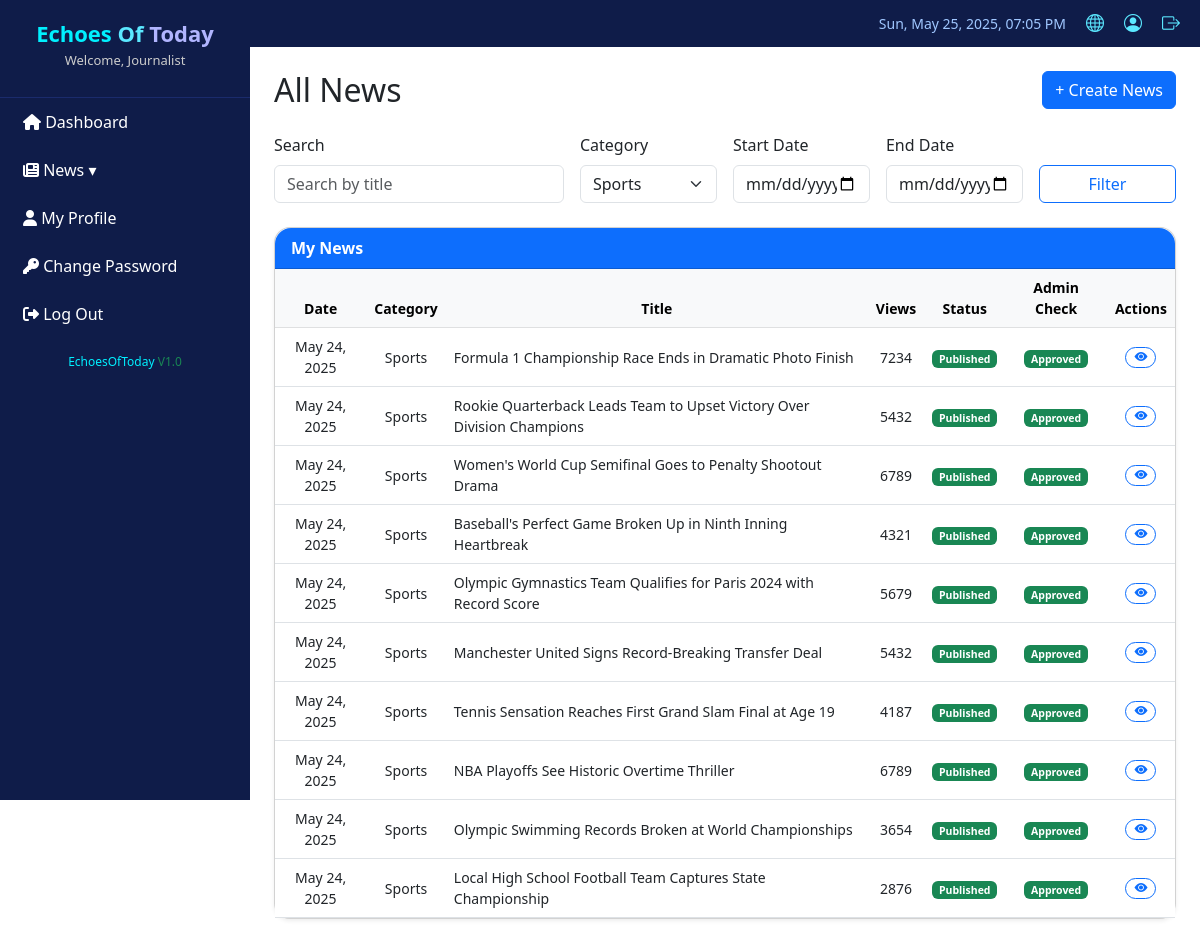
Before: /journalist/allNews.php?category=2 with the older database file.
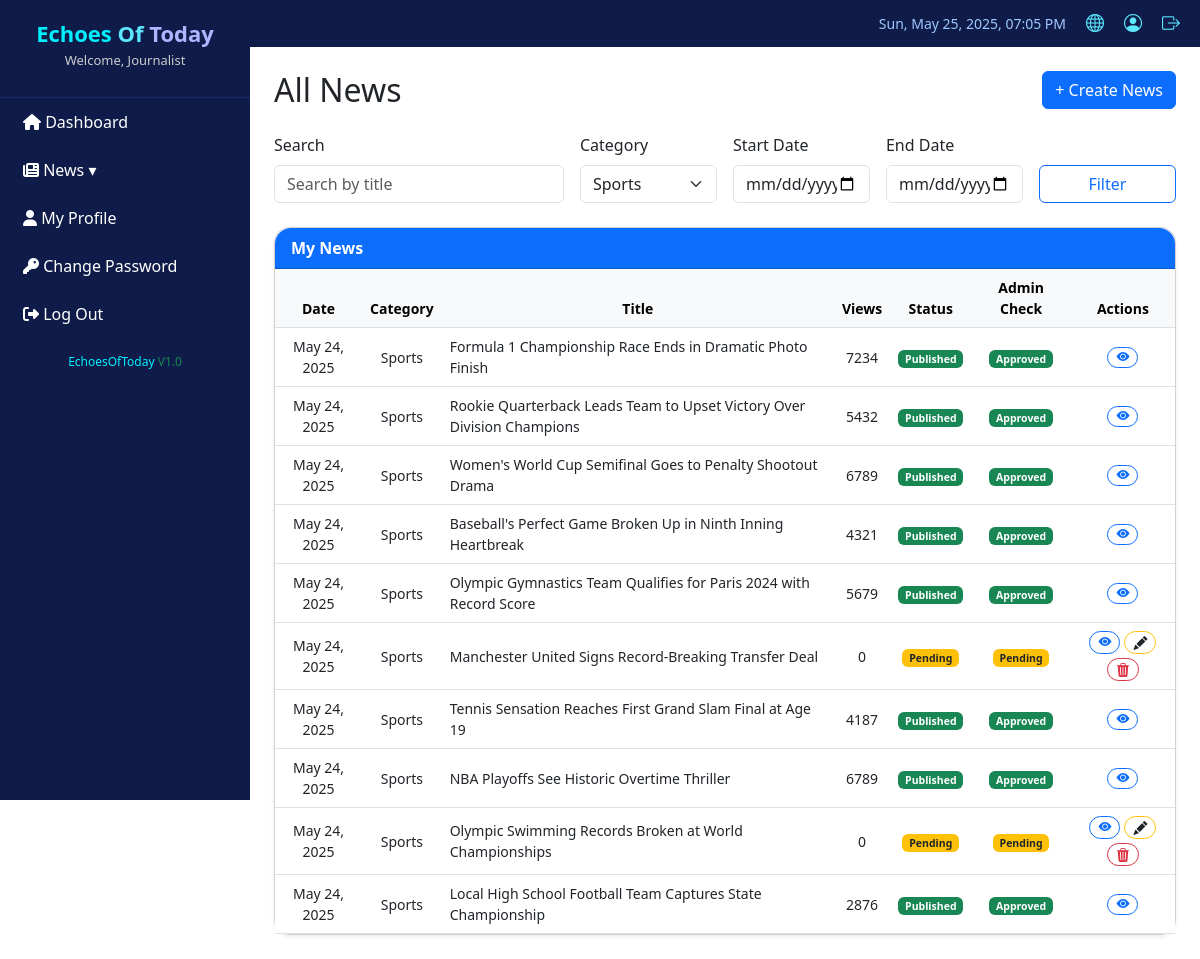
After: the same page with the newer database file.
### tables this page shows
CREATE TABLE `articles` (
  `id` int(11) NOT NULL,
  `title` varchar(255) NOT NULL,
  `slug` varchar(255) NOT NULL,
  `content` longtext NOT NULL,
  `excerpt` text DEFAULT NULL,
  `featured_image` varchar(255) DEFAULT NULL,
  `author_id` int(11) NOT NULL,
  `category_id` int(11) NOT NULL,
  `status` enum('pending_review','published','rejected') DEFAULT 'pending_review',
  `is_featured` tinyint(1) DEFAULT 0,
  `trending` tinyint(1) DEFAULT 0,
  `youtube_link` varchar(255) DEFAULT NULL,
  `has_video` tinyint(1) DEFAULT 0,
  `view_count` int(11) DEFAULT 0,
  `published_at` timestamp NULL DEFAULT NULL,
  `created_at` timestamp NOT NULL DEFAULT current_timestamp(),
  `updated_at` timestamp NOT NULL DEFAULT current_timestamp() ON UPDATE current_timestamp(),
  `tags` varchar(255) DEFAULT NULL
);

CREATE TABLE `categories` (
  `id` int(11) NOT NULL,
  `name` varchar(50) NOT NULL,
  `slug` varchar(50) NOT NULL,
  `description` text DEFAULT NULL,
  `is_active` tinyint(1) DEFAULT 1,
  `display_order` int(11) DEFAULT 0,
  `created_at` timestamp NOT NULL DEFAULT current_timestamp(),
  `updated_at` timestamp NOT NULL DEFAULT current_timestamp() ON UPDATE current_timestamp()
);

### journalist/allNews.php (the view, shortened to what the changed rows need)
<?php
include('../includes/db_connection.php');
$journalist_id = $_SESSION['user_id'] ?? 2;
$journalist_id = intval($journalist_id);
$category = $_GET['category'] ?? 'all';
?>
<!DOCTYPE html>
<html lang="en">
<head>
  <link rel="stylesheet" href="css/journalist_style.css">
  <link href="https://cdn.jsdelivr.net/npm/bootstrap@5.3.0/dist/css/bootstrap.min.css" rel="stylesheet" />
  <link href="https://cdn.jsdelivr.net/npm/bootstrap-icons/font/bootstrap-icons.css" rel="stylesheet" />
</head>
<body>
  <div class="d-flex">
    <?php include 'journalistNavBar.php'; ?>
    <div class="container-fluid p-0" style="margin-left: 250px;">
      <?php include 'header.php'; ?>
      <div class="p-4">
        <div class="d-flex justify-content-between align-items-center mb-4">
          <h2 class="mb-0">All News</h2>
        </div>
        <?php
        $query = "
          SELECT a.*, c.name AS category_name
          FROM articles a
          LEFT JOIN categories c ON a.category_id = c.id
          WHERE a.author_id = $journalist_id
        ";
        if ($category !== 'all') {
          $category = mysqli_real_escape_string($conn, $category);
          $query .= " AND a.category_id = '$category'";
        }
        $query .= " ORDER BY a.created_at DESC";
        $articles_result = mysqli_query($conn, $query);
        $show_edit_column = true;
        include 'newsTable.php';
        ?>
      </div>
    </div>
  </div>
</body>
</html>

### journalist/newsTable.php (shortened to what the changed rows need)
<div class="card shadow-sm rounded-4">
  <div class="card-body p-0">
    <table class="table table-hover align-middle mb-0">
      <thead class="table-light text-center">
        <tr>
          <th scope="col">Date</th>
          <th scope="col">Category</th>
          <th scope="col">Title</th>
          <th scope="col">Views</th>
          <th scope="col">Status</th>
          <th scope="col">Admin Check</th>
          <?php if (isset($show_edit_column) && $show_edit_column): ?>
            <th scope="col">Actions</th>
          <?php endif; ?>
        </tr>
      </thead>
      <tbody>
        <?php while ($article = mysqli_fetch_assoc($articles_result)): ?>
          <tr class="text-center">
            <td><?= date("M d, Y", strtotime($article['created_at'])) ?></td>
            <td><?= htmlspecialchars($article['category_name']) ?></td>
            <td class="text-start"><?= htmlspecialchars($article['title']) ?></td>
            <td><?= intval($article['view_count']) ?></td>
            <td>
              <?php
              switch ($article['status']) {
                case 'published':
                  echo '<span class="badge bg-success">Published</span>';
                  break;
                case 'pending_review':
                  echo '<span class="badge bg-warning text-dark">Pending</span>';
                  break;
              }
              ?>
            </td>
            <td>
              <?php
              switch ($article['status']) {
                case 'published':
                  echo '<span class="badge bg-success">Approved</span>';
                  break;
                case 'pending_review':
                  echo '<span class="badge bg-warning text-dark">Pending</span>';
                  break;
              }
              ?>
            </td>
            <?php if (isset($show_edit_column) && $show_edit_column): ?>
              <td>
                <div class="d-flex justify-content-center gap-1 flex-wrap">
                  <a href="viewNews.php?id=<?= $article['id'] ?>" class="btn btn-outline-primary btn-sm py-0 px-2 rounded-pill">
                    <i class="bi bi-eye-fill"></i>
                  </a>
                  <?php if (in_array($article['status'], ['pending_review', 'rejected'])): ?>
                    <a href="editNews.php?id=<?= $article['id'] ?>"
                      class="btn btn-outline-warning btn-sm py-0 px-2 rounded-pill text-dark">
                      <i class="bi bi-pencil-fill"></i>
                    </a>
                    <button type="button"
                      class="btn btn-outline-danger btn-sm py-0 px-2 rounded-pill"
                      data-bs-toggle="modal"
                      data-bs-target="#deleteModal"
                      onclick="setDeleteArticleId(<?= $article['id'] ?>)">
                      <i class="bi bi-trash3-fill"></i>
                    </button>
                  <?php endif; ?>
                </div>
              </td>
            <?php endif; ?>
          </tr>
        <?php endwhile; ?>
      </tbody>
    </table>
  </div>
</div>

Changed rows visible on the page:
changed articles "Manchester United Signs Record-Breaking Transfer Deal": view_count "5432" → "0"; status "Published Approved" → "Pending Pending"
changed articles "Olympic Swimming Records Broken at World Championships": view_count "3654" → "0"; status "Published Approved" → "Pending Pending"
